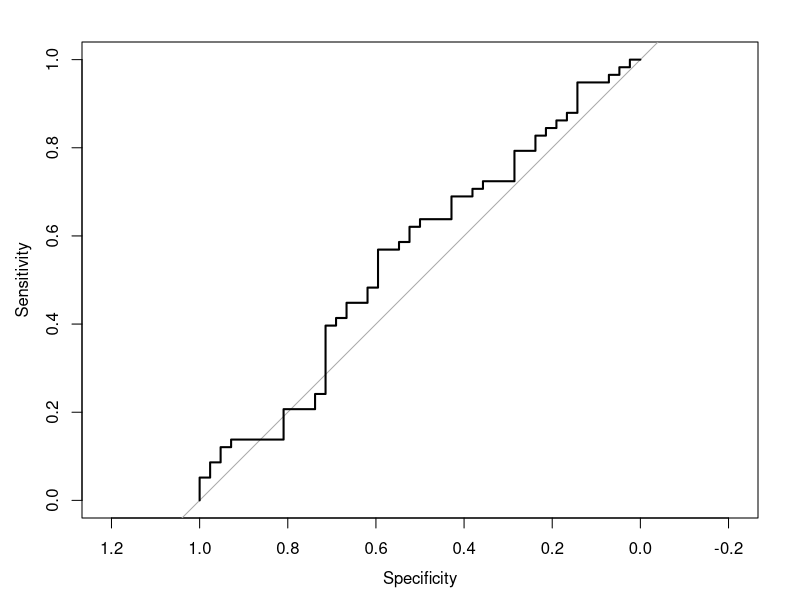

This chart was generated by the following R code:
library(pROC)

set.seed(1234)
actuals <- factor(sample(c(0, 1), 100, replace = TRUE))
scores <- runif(100)

# Berechnen Sie die ROC-Kurve
roc_obj <- roc(actuals, scores)

# Plotten Sie die ROC-Kurve
plot(roc_obj)
